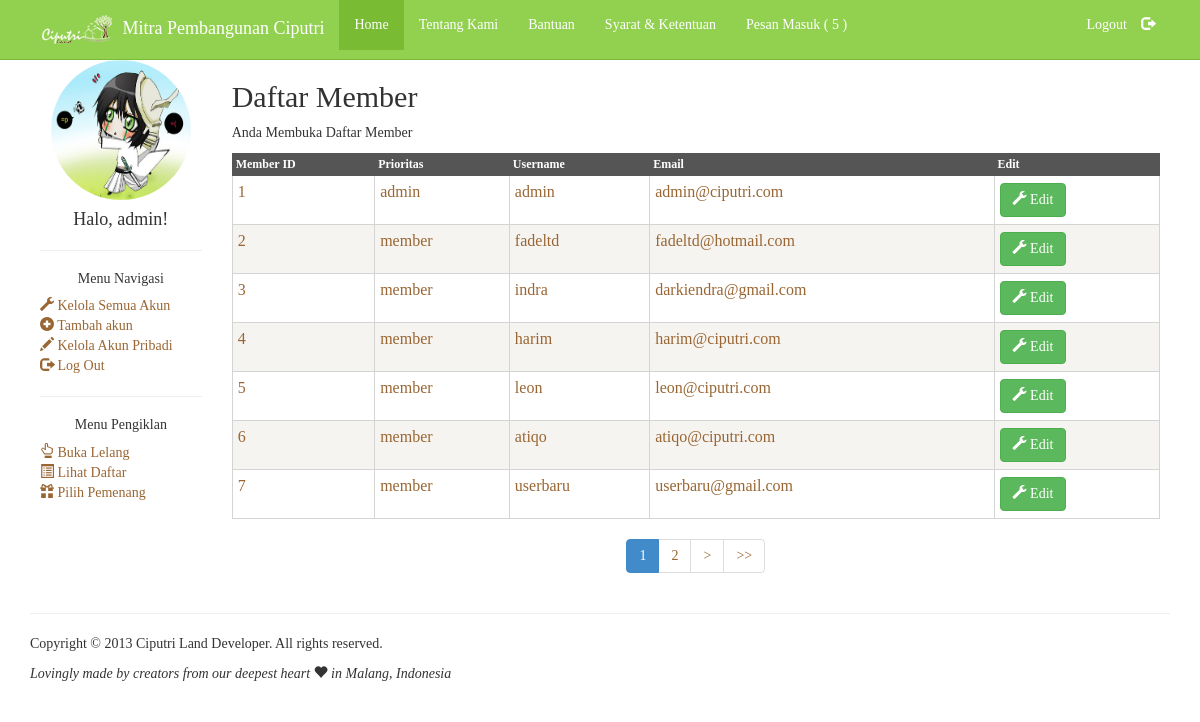
The app's page /admin/member/semua/ (signed in) with its own data.
### tables this page shows
CREATE TABLE IF NOT EXISTS `ep_member` (
  `idMember` int(11) NOT NULL AUTO_INCREMENT,
  `idPrioritas` int(11) NOT NULL,
  `username` varchar(20) NOT NULL,
  `email` varchar(40) NOT NULL,
  `password` varchar(40) NOT NULL,
  `avatar` varchar(40) DEFAULT NULL,
  `agency` varchar(40) DEFAULT NULL,
  `alamat` varchar(100) DEFAULT NULL,
  `cv` varchar(40) DEFAULT NULL,
  `fax` varchar(20) DEFAULT NULL,
  `tanggalDaftar` date NOT NULL,
  `aktivasi` tinyint(1) DEFAULT NULL,
  `npwp` varchar(20) DEFAULT NULL,
  `blacklist` tinyint(1) DEFAULT NULL,
  `alasanBlacklist` varchar(100) DEFAULT NULL,
  PRIMARY KEY (`idMember`),
  UNIQUE KEY `username` (`username`),
  UNIQUE KEY `email` (`email`),
  KEY `idPrioritas` (`idPrioritas`)
);

CREATE TABLE IF NOT EXISTS `ep_prioritasmember` (
  `idPrioritas` int(11) NOT NULL AUTO_INCREMENT,
  `prioritas` varchar(25) NOT NULL,
  PRIMARY KEY (`idPrioritas`)
);

### index.php (called while the page is built, shortened)
<?php
    include_once "class/config.php";
    include_once "class/db.php";
    include_once "class/member.php";
    include_once "class/prioritasmember.php";
    get_handler();
?>

### class/db.php (called while the page is built, shortened)
<?php
class DB {
    public $dbh = null, $db_location, $db_name, $db_username, $db_password;
    public function __construct() {
        $this->db_location = config::$DBLOCATION;
        $this->db_name = config::$DBNAME;
        $this->db_username = config::$DBUSER;
        $this->db_password = config::$DBPASSWORD;
    }
    public function connectDB() {
        try {
            $this->dbh = new PDO("mysql:host=$this->db_location;dbname=$this->db_name", $this->db_username, $this->db_password);
            $this->dbh->setAttribute(PDO::ATTR_ERRMODE, PDO::ERRMODE_EXCEPTION);
        } catch (PDOException $e) {
            echo 'Error: ' . $e->getMessage();
        }
    }
    public function fetchAll($query) {
        $STH = $this->dbh->prepare($query);
        $STH->execute();
        $result = $STH->fetchAll();
        return $result;
    }
    public function closeDB() {
        $this->dbh = null;
    }
}
?>

### class/member.php (called while the page is built, shortened)
<?php
class member {
    private $idMember, $idPrioritas, $username, $email, $password,
            $avatar, $agency, $alamat, $cv, $fax, $tanggalDaftar,
            $aktivasi, $npwp, $blacklist, $alasanBlacklist,
            $db, $namaTable;
    public function __construct() {
        $this->db = new DB();
        $this->namaTable = config::$TABLEPREFIX . "" . config::$TABLEMEMBER;
    }
    public function getMemberAll() {
        $query = "SELECT * FROM `$this->namaTable`";
        $data = $this->db->fetchAll($query);
        return $data;
    }
    public function getMemberPage($pageLimit) {
        $query = "SELECT * FROM `$this->namaTable`
            ORDER BY idMember ASC
            LIMIT $pageLimit," . config::$MEMBERPERPAGE;
        $data = $this->db->fetchAll($query);
        return $data;
    }
}
?>

### class/prioritasmember.php (called while the page is built, shortened)
<?php
class prioritasmember {
    private $idPrioritas, $prioritasMember, $db, $namaTable;
    public function setPrioritasMember($prioritasMember) {
        $this->prioritasMember = $prioritasMember;
    }
    public function getPrioritasMember() {
        return $this->prioritasMember;
    }
}
?>

### assets/daftarMember.php (the view, shortened to what this page needs)
<?php
global $pageID, $jumlahHalaman, $jenis;
if (isset($pageID) && $pageID != '') {
    $id = $pageID - 1;
} else {
    $id = '0';
}
$pageLimit = config::$MEMBERPERPAGE * $id;
$member = new member();
$result = $member->getMemberPage($pageLimit);
$jumlahHalaman = getPagination(count($member->getMemberAll()), config::$MEMBERPERPAGE);
$content = '<div class="col-lg-10">
        <h2>Daftar Member</h2>
        <p>Anda Membuka Daftar Member</p>
        <div align="center">
        <table class="reference">
            <tr>
                <th>Member ID</th>
                <th>Prioritas</th>
                <th>Username</th>
                <th>Email</th>';
$content = $content . '<th>Edit</th>';
foreach ($result as $hasil) {
    if ($hasil[1] == 1) {
        if ($hasil[0] == $_SESSION["user"]["userid"]) {
            $urlEdit = 'href="/eprocurement/edit-profil/"';
        }
    } else if ($hasil[1] != 1) {
        $urlEdit = 'href="/eprocurement/admin/edit-member/' . $hasil[0] . '"';
    } else {
        $urlEdit = 'disabled';
    }
    $prioritas = new prioritasmember();
    $prioritas->setIdPrioritasMember($hasil[1]);
    $prioritas->setPrioritasMemberRow();
    $content = $content . '
        <tr>
        <td><a href="/eprocurement/admin/member/view/'.$hasil[0].'">' . $hasil[0] . '</a></td>
        <td><a href="/eprocurement/admin/member/view/'.$hasil[0].'">' . $prioritas->getPrioritasMember() . '</a></td>
        <td><a href="/eprocurement/admin/member/view/'.$hasil[0].'">' . $hasil[2] . '</a></td>
        <td><a href="/eprocurement/admin/member/view/'.$hasil[0].'">' . $hasil[3] . '</a></td>';
    $content.='
        <td><a ' . $urlEdit . ' class="btn btn-success">
        <span class="glyphicon glyphicon-wrench"></span> Edit</a></td>
        </tr>';
}
$content = $content . '
            </table>
                <ul id="paging"></ul>
            </div>
        </div></div>';
print_r($content);
?>

### records on screen
ep_member: idMember "1", username "admin", email "admin@ciputri.com"
ep_prioritasmember: prioritas "admin"
ep_member: idMember "2", username "fadeltd", email "fadeltd@hotmail.com"
ep_prioritasmember: prioritas "member member member member member member"
ep_member: idMember "3", username "indra", email "darkiendra@gmail.com"
ep_member: idMember "4", username "harim", email "harim@ciputri.com"
ep_member: idMember "5", username "leon", email "leon@ciputri.com"
ep_member: idMember "6", username "atiqo", email "atiqo@ciputri.com"
ep_member: idMember "7", username "userbaru", email "userbaru@gmail.com"
